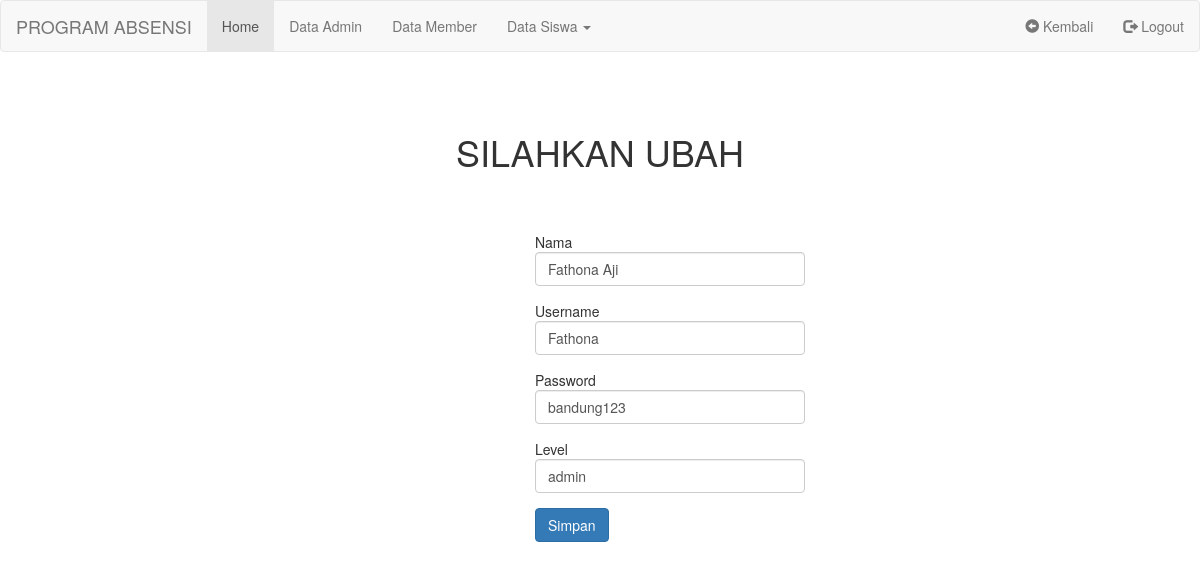
Screenshot of /on-admin/admindata/update.php?id=37 with the database file from the repository.
### tables this page shows
CREATE TABLE `users` (
  `id_user` int(10) NOT NULL,
  `nama` varchar(200) NOT NULL,
  `username` varchar(200) NOT NULL,
  `password` text NOT NULL,
  `level_user` varchar(150) NOT NULL DEFAULT 'member'
);

### on-admin/admindata/update.php (the view, shortened to what this page needs)
<?php
	include "../../config/config.php";
	$id = $_GET['id'];
		$query = $dbconnect->query("SELECT * FROM users WHERE id_user='$id'");
		$data = $query->fetch_array();
?>
<html>
	<head>
		<link rel="stylesheet" href="../../bootstrap/css/bootstrap.css">
		<link rel="stylesheet" href="../../bootstrap/css/style.css">
	</head>
	<body>
<nav class="navbar navbar-default">
			<div class="container-fluid">
			<div class="navbar-header">
				<a class="navbar-brand" href="../../about.php">PROGRAM ABSENSI</a>
			</div>
					<ul class="nav navbar-nav">
						<li class="active"><a href="../index.php">Home</a></li>
					<li><a href="admindata.php">Data Admin</a></li>
					<li><a href="../memberdata/memberdata.php">Data Member</a></li>
					<li class="dropdown">
						<a class="dropdown-toggle" data-toggle="dropdown">Data Siswa
						<span class="caret"></span></a>
					</li>
					</ul>
					<ul class="nav navbar-nav navbar-right">
						<li><a href="#" onClick="history.go(-1);"><span class="glyphicon glyphicon-circle-arrow-left"></span> Kembali</a></li>
						<li><a href="../../logout/logout.php"><span class="glyphicon glyphicon-log-out"></span> Logout</a></li>
					</ul>
			</div>
		</nav>
<h1 align="center">SILAHKAN UBAH</h1>
<div class="col-sm-3">
<div class="table">
					<form id="login-form" method="post" role="form" style="display: block;">
			<div class="form-group">
			Nama <input type="text" name="nama" id="nama" tabindex="1" class="form-control" value="<?php echo $data['nama']?>">
			</div>
			<div class="form-group">
			Username <input type="text" name="username" id="username" tabindex="2" class="form-control" value="<?php echo $data['username']?>">
			</div>
			<div class="form-group">
			Password <input type="text" name="password" id="password" tabindex="3" class="form-control" value="<?php echo $data['password']?>">
			</div>
			<div class="form-group">
			Level <input type="text" name="level" id="level" tabindex="4" class="form-control" value="<?php echo $data['level_user']?>">
			</div>
			<div class="row">
				<div class="col-sm-6">
			<input class="btn btn-primary" type="submit" name="submit" value="Simpan">
				</div>
			</div>
		</div>
		</div>
</body>
</html>

### rows the page displays
users: nama "Fathona Aji", username "Fathona", password "bandung123", level "admin"
